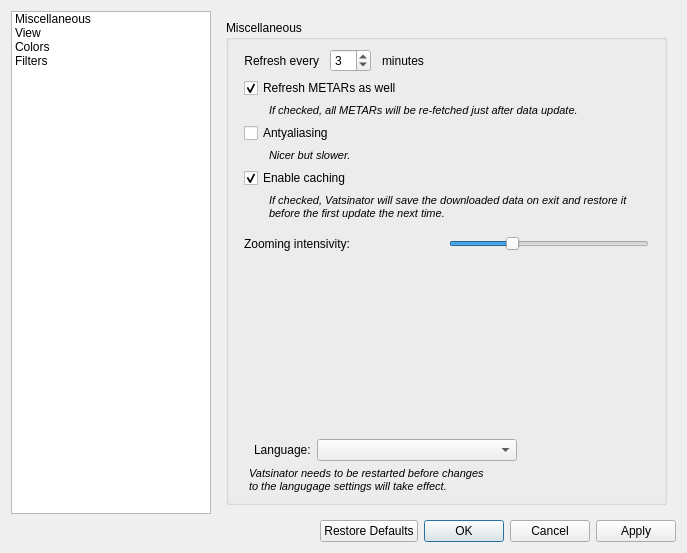
<?xml version="1.0" encoding="UTF-8"?>
<ui version="4.0">
 <class>SettingsWindow</class>
 <widget class="QWidget" name="SettingsWindow">
  <property name="geometry">
   <rect>
    <x>0</x>
    <y>0</y>
    <width>687</width>
    <height>534</height>
   </rect>
  </property>
  <property name="windowTitle">
   <string>Vatsinator settings</string>
  </property>
  <property name="windowIcon">
   <iconset resource="imgs.qrc">
    <normaloff>:/mainIcon/icon.png</normaloff>:/mainIcon/icon.png</iconset>
  </property>
  <layout class="QHBoxLayout" name="horizontalLayout">
   <item>
    <layout class="QGridLayout" name="gridLayout">
     <item row="0" column="1" colspan="2">
      <widget class="QStackedWidget" name="SwappingWidget">
       <property name="enabled">
        <bool>true</bool>
       </property>
       <property name="currentIndex">
        <number>0</number>
       </property>
       <widget class="QWidget" name="MiscellaneousPage">
        <layout class="QHBoxLayout" name="horizontalLayout_16">
         <item>
          <widget class="QGroupBox" name="MiscellaneousBox">
           <property name="sizePolicy">
            <sizepolicy hsizetype="MinimumExpanding" vsizetype="MinimumExpanding">
             <horstretch>0</horstretch>
             <verstretch>0</verstretch>
            </sizepolicy>
           </property>
           <property name="title">
            <string>Miscellaneous</string>
           </property>
           <property name="alignment">
            <set>Qt::AlignLeading|Qt::AlignLeft|Qt::AlignTop</set>
           </property>
           <layout class="QGridLayout" name="gridLayout_3">
            <property name="leftMargin">
             <number>15</number>
            </property>
            <property name="rightMargin">
             <number>15</number>
            </property>
            <item row="5" column="0">
             <widget class="QCheckBox" name="EnableCachingCheckBox">
              <property name="text">
               <string>Enable caching</string>
              </property>
              <property name="checked">
               <bool>true</bool>
              </property>
             </widget>
            </item>
            <item row="9" column="0">
             <spacer name="verticalSpacer">
              <property name="orientation">
               <enum>Qt::Vertical</enum>
              </property>
              <property name="sizeHint" stdset="0">
               <size>
                <width>20</width>
                <height>169</height>
               </size>
              </property>
             </spacer>
            </item>
            <item row="1" column="0">
             <widget class="QCheckBox" name="RefreshMetarsCheckBox">
              <property name="text">
               <string>Refresh METARs as well</string>
              </property>
              <property name="checked">
               <bool>true</bool>
              </property>
             </widget>
            </item>
            <item row="11" column="0">
             <widget class="QLabel" name="label_7">
              <property name="font">
               <font>
                <pointsize>8</pointsize>
                <italic>true</italic>
               </font>
              </property>
              <property name="text">
               <string>Vatsinator needs to be restarted before changes&lt;br&gt;to the langugage settings will take effect.</string>
              </property>
              <property name="indent">
               <number>5</number>
              </property>
             </widget>
            </item>
            <item row="10" column="0">
             <layout class="QHBoxLayout" name="horizontalLayout_3">
              <item>
               <widget class="QLabel" name="label_6">
                <property name="text">
                 <string>Language:</string>
                </property>
                <property name="indent">
                 <number>10</number>
                </property>
               </widget>
              </item>
              <item>
               <widget class="QComboBox" name="LanguageComboBox">
                <property name="minimumSize">
                 <size>
                  <width>200</width>
                  <height>0</height>
                 </size>
                </property>
               </widget>
              </item>
              <item>
               <spacer name="horizontalSpacer_4">
                <property name="orientation">
                 <enum>Qt::Horizontal</enum>
                </property>
                <property name="sizeHint" stdset="0">
                 <size>
                  <width>40</width>
                  <height>20</height>
                 </size>
                </property>
               </spacer>
              </item>
             </layout>
            </item>
            <item row="0" column="0">
             <layout class="QHBoxLayout" name="horizontalLayout_2">
              <item>
               <widget class="QLabel" name="label">
                <property name="text">
                 <string>Refresh every</string>
                </property>
                <property name="alignment">
                 <set>Qt::AlignRight|Qt::AlignTrailing|Qt::AlignVCenter</set>
                </property>
                <property name="indent">
                 <number>5</number>
                </property>
               </widget>
              </item>
              <item>
               <widget class="QSpinBox" name="RefreshRateBox">
                <property name="minimum">
                 <number>1</number>
                </property>
                <property name="maximum">
                 <number>60</number>
                </property>
                <property name="value">
                 <number>3</number>
                </property>
               </widget>
              </item>
              <item>
               <widget class="QLabel" name="label_2">
                <property name="text">
                 <string>minutes</string>
                </property>
                <property name="indent">
                 <number>5</number>
                </property>
               </widget>
              </item>
              <item>
               <spacer name="horizontalSpacer_3">
                <property name="orientation">
                 <enum>Qt::Horizontal</enum>
                </property>
                <property name="sizeHint" stdset="0">
                 <size>
                  <width>40</width>
                  <height>20</height>
                 </size>
                </property>
               </spacer>
              </item>
             </layout>
            </item>
            <item row="2" column="0">
             <widget class="QLabel" name="label_18">
              <property name="font">
               <font>
                <pointsize>8</pointsize>
                <italic>true</italic>
               </font>
              </property>
              <property name="text">
               <string>If checked, all METARs will be re-fetched just after data update.</string>
              </property>
              <property name="wordWrap">
               <bool>true</bool>
              </property>
              <property name="indent">
               <number>25</number>
              </property>
             </widget>
            </item>
            <item row="4" column="0">
             <widget class="QLabel" name="label_19">
              <property name="font">
               <font>
                <pointsize>8</pointsize>
                <italic>true</italic>
               </font>
              </property>
              <property name="text">
               <string>Nicer but slower.</string>
              </property>
              <property name="wordWrap">
               <bool>true</bool>
              </property>
              <property name="indent">
               <number>25</number>
              </property>
             </widget>
            </item>
            <item row="3" column="0">
             <widget class="QCheckBox" name="AntyaliasingCheckBox">
              <property name="text">
               <string>Antyaliasing</string>
              </property>
             </widget>
            </item>
            <item row="8" column="0">
             <layout class="QHBoxLayout" name="horizontalLayout_17">
              <item>
               <widget class="QLabel" name="label_21">
                <property name="text">
                 <string>Zooming intensivity:</string>
                </property>
               </widget>
              </item>
              <item>
               <widget class="QSlider" name="ZoomCoefficientSlider">
                <property name="sizePolicy">
                 <sizepolicy hsizetype="Fixed" vsizetype="Fixed">
                  <horstretch>0</horstretch>
                  <verstretch>0</verstretch>
                 </sizepolicy>
                </property>
                <property name="minimumSize">
                 <size>
                  <width>200</width>
                  <height>0</height>
                 </size>
                </property>
                <property name="maximumSize">
                 <size>
                  <width>200</width>
                  <height>16777215</height>
                 </size>
                </property>
                <property name="maximum">
                 <number>100</number>
                </property>
                <property name="value">
                 <number>30</number>
                </property>
                <property name="orientation">
                 <enum>Qt::Horizontal</enum>
                </property>
               </widget>
              </item>
             </layout>
            </item>
            <item row="6" column="0">
             <widget class="QLabel" name="label_20">
              <property name="font">
               <font>
                <pointsize>8</pointsize>
                <italic>true</italic>
               </font>
              </property>
              <property name="text">
               <string>If checked, Vatsinator will save the downloaded data on exit and restore it before the first update the next time.</string>
              </property>
              <property name="wordWrap">
               <bool>true</bool>
              </property>
              <property name="indent">
               <number>25</number>
              </property>
             </widget>
            </item>
            <item row="7" column="0">
             <spacer name="verticalSpacer_6">
              <property name="orientation">
               <enum>Qt::Vertical</enum>
              </property>
              <property name="sizeType">
               <enum>QSizePolicy::Fixed</enum>
              </property>
              <property name="sizeHint" stdset="0">
               <size>
                <width>20</width>
                <height>10</height>
               </size>
              </property>
             </spacer>
            </item>
           </layout>
          </widget>
         </item>
        </layout>
       </widget>
       <widget class="QWidget" name="ViewPage">
        <layout class="QHBoxLayout" name="horizontalLayout_15">
         <item>
          <widget class="QGroupBox" name="ViewBox">
           <property name="sizePolicy">
            <sizepolicy hsizetype="MinimumExpanding" vsizetype="MinimumExpanding">
             <horstretch>0</horstretch>
             <verstretch>0</verstretch>
            </sizepolicy>
           </property>
           <property name="title">
            <string>View</string>
           </property>
           <property name="alignment">
            <set>Qt::AlignLeading|Qt::AlignLeft|Qt::AlignTop</set>
           </property>
           <layout class="QGridLayout" name="gridLayout_4">
            <property name="leftMargin">
             <number>15</number>
            </property>
            <property name="rightMargin">
             <number>15</number>
            </property>
            <item row="0" column="1">
             <layout class="QVBoxLayout" name="verticalLayout_3">
              <item>
               <widget class="QLabel" name="label_4">
                <property name="text">
                 <string>Show pilot labels:</string>
                </property>
               </widget>
              </item>
              <item>
               <widget class="QCheckBox" name="ShowPilotsLabelsAlwaysCheckBox">
                <property name="text">
                 <string>Always</string>
                </property>
                <property name="checked">
                 <bool>true</bool>
                </property>
               </widget>
              </item>
              <item>
               <widget class="QCheckBox" name="ShowPilotsLabelsWhenHoveredCheckBox">
                <property name="text">
                 <string>When hovered</string>
                </property>
                <property name="checked">
                 <bool>true</bool>
                </property>
               </widget>
              </item>
              <item>
               <widget class="QCheckBox" name="ShowPilotsLabelsAirportRelatedCheckBox">
                <property name="text">
                 <string>Airport-related</string>
                </property>
                <property name="checked">
                 <bool>true</bool>
                </property>
               </widget>
              </item>
              <item>
               <spacer name="verticalSpacer_3">
                <property name="orientation">
                 <enum>Qt::Vertical</enum>
                </property>
                <property name="sizeHint" stdset="0">
                 <size>
                  <width>20</width>
                  <height>40</height>
                 </size>
                </property>
               </spacer>
              </item>
             </layout>
            </item>
            <item row="0" column="0">
             <layout class="QVBoxLayout" name="verticalLayout_2">
              <item>
               <widget class="QLabel" name="label_3">
                <property name="text">
                 <string>Display layers:</string>
                </property>
               </widget>
              </item>
              <item>
               <widget class="QCheckBox" name="PilotsCheckBox">
                <property name="text">
                 <string>Pilots</string>
                </property>
                <property name="checked">
                 <bool>true</bool>
                </property>
               </widget>
              </item>
              <item>
               <widget class="QCheckBox" name="AirportsCheckBox">
                <property name="text">
                 <string>Airports</string>
                </property>
                <property name="checked">
                 <bool>true</bool>
                </property>
               </widget>
              </item>
              <item>
               <widget class="QCheckBox" name="StaffedFirsCheckBox">
                <property name="text">
                 <string>Staffed FIRs</string>
                </property>
                <property name="checked">
                 <bool>true</bool>
                </property>
               </widget>
              </item>
              <item>
               <widget class="QCheckBox" name="UnstaffedFirsCheckBox">
                <property name="text">
                 <string>Unstaffed FIRs</string>
                </property>
                <property name="checked">
                 <bool>true</bool>
                </property>
               </widget>
              </item>
              <item>
               <widget class="QCheckBox" name="InactiveAirportsCheckBox">
                <property name="text">
                 <string>Inactive airports</string>
                </property>
               </widget>
              </item>
              <item>
               <spacer name="verticalSpacer_2">
                <property name="orientation">
                 <enum>Qt::Vertical</enum>
                </property>
                <property name="sizeHint" stdset="0">
                 <size>
                  <width>20</width>
                  <height>40</height>
                 </size>
                </property>
               </spacer>
              </item>
             </layout>
            </item>
            <item row="1" column="0">
             <layout class="QVBoxLayout" name="verticalLayout_4">
              <item>
               <widget class="QLabel" name="label_5">
                <property name="text">
                 <string>Show airport labels:</string>
                </property>
               </widget>
              </item>
              <item>
               <widget class="QRadioButton" name="AlwaysRadioButton">
                <property name="text">
                 <string>Always</string>
                </property>
                <property name="checked">
                 <bool>true</bool>
                </property>
               </widget>
              </item>
              <item>
               <widget class="QRadioButton" name="NeverRadioButton">
                <property name="text">
                 <string>Never</string>
                </property>
               </widget>
              </item>
              <item>
               <spacer name="verticalSpacer_4">
                <property name="orientation">
                 <enum>Qt::Vertical</enum>
                </property>
                <property name="sizeHint" stdset="0">
                 <size>
                  <width>20</width>
                  <height>40</height>
                 </size>
                </property>
               </spacer>
              </item>
             </layout>
            </item>
           </layout>
          </widget>
         </item>
        </layout>
       </widget>
       <widget class="QWidget" name="ColorsPage">
        <layout class="QHBoxLayout" name="horizontalLayout_14">
         <item>
          <widget class="QGroupBox" name="ColorsBox">
           <property name="sizePolicy">
            <sizepolicy hsizetype="MinimumExpanding" vsizetype="MinimumExpanding">
             <horstretch>0</horstretch>
             <verstretch>0</verstretch>
            </sizepolicy>
           </property>
           <property name="title">
            <string>Colors</string>
           </property>
           <property name="alignment">
            <set>Qt::AlignLeading|Qt::AlignLeft|Qt::AlignTop</set>
           </property>
           <layout class="QGridLayout" name="gridLayout_5">
            <property name="leftMargin">
             <number>15</number>
            </property>
            <property name="rightMargin">
             <number>15</number>
            </property>
            <item row="0" column="0">
             <layout class="QVBoxLayout" name="verticalLayout_5">
              <item>
               <layout class="QHBoxLayout" name="horizontalLayout_4">
                <item>
                 <widget class="QLabel" name="label_8">
                  <property name="text">
                   <string>Unstaffed FIR borders color:</string>
                  </property>
                 </widget>
                </item>
                <item>
                 <widget class="ColorButton" name="UnstaffedFirColorButton">
                  <property name="minimumSize">
                   <size>
                    <width>80</width>
                    <height>0</height>
                   </size>
                  </property>
                  <property name="maximumSize">
                   <size>
                    <width>80</width>
                    <height>16777215</height>
                   </size>
                  </property>
                  <property name="text">
                   <string/>
                  </property>
                 </widget>
                </item>
               </layout>
              </item>
              <item>
               <layout class="QHBoxLayout" name="horizontalLayout_5">
                <item>
                 <widget class="QLabel" name="label_9">
                  <property name="text">
                   <string>Staffed FIR background color:</string>
                  </property>
                 </widget>
                </item>
                <item>
                 <widget class="ColorButton" name="StaffedFirColorButton">
                  <property name="minimumSize">
                   <size>
                    <width>80</width>
                    <height>0</height>
                   </size>
                  </property>
                  <property name="maximumSize">
                   <size>
                    <width>80</width>
                    <height>16777215</height>
                   </size>
                  </property>
                  <property name="text">
                   <string/>
                  </property>
                 </widget>
                </item>
               </layout>
              </item>
              <item>
               <layout class="QHBoxLayout" name="horizontalLayout_6">
                <item>
                 <spacer name="horizontalSpacer_6">
                  <property name="orientation">
                   <enum>Qt::Horizontal</enum>
                  </property>
                  <property name="sizeType">
                   <enum>QSizePolicy::Fixed</enum>
                  </property>
                  <property name="sizeHint" stdset="0">
                   <size>
                    <width>40</width>
                    <height>20</height>
                   </size>
                  </property>
                 </spacer>
                </item>
                <item>
                 <widget class="QLabel" name="label_10">
                  <property name="text">
                   <string>Alpha channel:</string>
                  </property>
                 </widget>
                </item>
                <item>
                 <widget class="QSpinBox" name="StaffedFirColorAlphaBox">
                  <property name="minimumSize">
                   <size>
                    <width>80</width>
                    <height>0</height>
                   </size>
                  </property>
                  <property name="maximumSize">
                   <size>
                    <width>80</width>
                    <height>16777215</height>
                   </size>
                  </property>
                  <property name="maximum">
                   <number>255</number>
                  </property>
                  <property name="value">
                   <number>30</number>
                  </property>
                 </widget>
                </item>
               </layout>
              </item>
              <item>
               <layout class="QHBoxLayout" name="horizontalLayout_7">
                <item>
                 <widget class="QLabel" name="label_11">
                  <property name="text">
                   <string>Staffed UIR background color:</string>
                  </property>
                 </widget>
                </item>
                <item>
                 <widget class="ColorButton" name="StaffedUirColorButton">
                  <property name="minimumSize">
                   <size>
                    <width>80</width>
                    <height>0</height>
                   </size>
                  </property>
                  <property name="maximumSize">
                   <size>
                    <width>80</width>
                    <height>16777215</height>
                   </size>
                  </property>
                  <property name="text">
                   <string/>
                  </property>
                 </widget>
                </item>
               </layout>
              </item>
              <item>
               <layout class="QHBoxLayout" name="horizontalLayout_8">
                <item>
                 <spacer name="horizontalSpacer_7">
                  <property name="orientation">
                   <enum>Qt::Horizontal</enum>
                  </property>
                  <property name="sizeType">
                   <enum>QSizePolicy::Fixed</enum>
                  </property>
                  <property name="sizeHint" stdset="0">
                   <size>
                    <width>40</width>
                    <height>20</height>
                   </size>
                  </property>
                 </spacer>
                </item>
                <item>
                 <widget class="QLabel" name="label_12">
                  <property name="text">
                   <string>Alpha channel:</string>
                  </property>
                 </widget>
                </item>
                <item>
                 <widget class="QSpinBox" name="StaffedUirColorAlphaBox">
                  <property name="minimumSize">
                   <size>
                    <width>80</width>
                    <height>0</height>
                   </size>
                  </property>
                  <property name="maximumSize">
                   <size>
                    <width>80</width>
                    <height>16777215</height>
                   </size>
                  </property>
                  <property name="maximum">
                   <number>255</number>
                  </property>
                  <property name="value">
                   <number>30</number>
                  </property>
                 </widget>
                </item>
               </layout>
              </item>
              <item>
               <layout class="QHBoxLayout" name="horizontalLayout_9">
                <item>
                 <widget class="QLabel" name="label_13">
                  <property name="text">
                   <string>Approach circle color:</string>
                  </property>
                 </widget>
                </item>
                <item>
                 <widget class="ColorButton" name="ApproachCircleColorButton">
                  <property name="minimumSize">
                   <size>
                    <width>80</width>
                    <height>0</height>
                   </size>
                  </property>
                  <property name="maximumSize">
                   <size>
                    <width>80</width>
                    <height>16777215</height>
                   </size>
                  </property>
                  <property name="text">
                   <string/>
                  </property>
                 </widget>
                </item>
               </layout>
              </item>
              <item>
               <layout class="QHBoxLayout" name="horizontalLayout_10">
                <item>
                 <widget class="QLabel" name="label_14">
                  <property name="text">
                   <string>Seas color:</string>
                  </property>
                 </widget>
                </item>
                <item>
                 <widget class="ColorButton" name="SeasColorButton">
                  <property name="minimumSize">
                   <size>
                    <width>80</width>
                    <height>0</height>
                   </size>
                  </property>
                  <property name="maximumSize">
                   <size>
                    <width>80</width>
                    <height>16777215</height>
                   </size>
                  </property>
                  <property name="text">
                   <string/>
                  </property>
                 </widget>
                </item>
               </layout>
              </item>
              <item>
               <layout class="QHBoxLayout" name="horizontalLayout_11">
                <item>
                 <widget class="QLabel" name="label_15">
                  <property name="text">
                   <string>Lands color:</string>
                  </property>
                 </widget>
                </item>
                <item>
                 <widget class="ColorButton" name="LandsColorButton">
                  <property name="minimumSize">
                   <size>
                    <width>80</width>
                    <height>0</height>
                   </size>
                  </property>
                  <property name="maximumSize">
                   <size>
                    <width>80</width>
                    <height>16777215</height>
                   </size>
                  </property>
                  <property name="text">
                   <string/>
                  </property>
                 </widget>
                </item>
               </layout>
              </item>
              <item>
               <layout class="QHBoxLayout" name="horizontalLayout_12">
                <item>
                 <widget class="QLabel" name="label_16">
                  <property name="text">
                   <string>Origin-to-pilot line color:</string>
                  </property>
                 </widget>
                </item>
                <item>
                 <widget class="ColorButton" name="OriginToPilotLineColorButton">
                  <property name="minimumSize">
                   <size>
                    <width>80</width>
                    <height>0</height>
                   </size>
                  </property>
                  <property name="maximumSize">
                   <size>
                    <width>80</width>
                    <height>16777215</height>
                   </size>
                  </property>
                  <property name="text">
                   <string/>
                  </property>
                 </widget>
                </item>
               </layout>
              </item>
              <item>
               <layout class="QHBoxLayout" name="horizontalLayout_13">
                <item>
                 <widget class="QLabel" name="label_17">
                  <property name="text">
                   <string>Pilot-to-destination line color:</string>
                  </property>
                 </widget>
                </item>
                <item>
                 <widget class="ColorButton" name="PilotToDestinationLineColorButton">
                  <property name="minimumSize">
                   <size>
                    <width>80</width>
                    <height>0</height>
                   </size>
                  </property>
                  <property name="maximumSize">
                   <size>
                    <width>80</width>
                    <height>16777215</height>
                   </size>
                  </property>
                  <property name="text">
                   <string/>
                  </property>
                 </widget>
                </item>
               </layout>
              </item>
             </layout>
            </item>
            <item row="1" column="0">
             <spacer name="verticalSpacer_5">
              <property name="orientation">
               <enum>Qt::Vertical</enum>
              </property>
              <property name="sizeHint" stdset="0">
               <size>
                <width>20</width>
                <height>40</height>
               </size>
              </property>
             </spacer>
            </item>
           </layout>
          </widget>
         </item>
        </layout>
       </widget>
       <widget class="QWidget" name="FiltersPage">
        <layout class="QVBoxLayout" name="verticalLayout">
         <item>
          <widget class="QGroupBox" name="FiltersBox">
           <property name="title">
            <string>Filters</string>
           </property>
          </widget>
         </item>
        </layout>
       </widget>
      </widget>
     </item>
     <item row="0" column="0">
      <widget class="QListWidget" name="CategoryList">
       <property name="sizePolicy">
        <sizepolicy hsizetype="Fixed" vsizetype="Expanding">
         <horstretch>0</horstretch>
         <verstretch>0</verstretch>
        </sizepolicy>
       </property>
       <property name="minimumSize">
        <size>
         <width>200</width>
         <height>0</height>
        </size>
       </property>
       <property name="maximumSize">
        <size>
         <width>200</width>
         <height>16777215</height>
        </size>
       </property>
       <property name="styleSheet">
        <string notr="true">background: #fff url(:/settings/preferences-background.png) no-repeat left bottom;</string>
       </property>
       <property name="editTriggers">
        <set>QAbstractItemView::DoubleClicked</set>
       </property>
       <property name="tabKeyNavigation">
        <bool>true</bool>
       </property>
       <property name="showDropIndicator" stdset="0">
        <bool>false</bool>
       </property>
       <property name="iconSize">
        <size>
         <width>35</width>
         <height>35</height>
        </size>
       </property>
       <property name="spacing">
        <number>2</number>
       </property>
       <property name="currentRow">
        <number>-1</number>
       </property>
       <item>
        <property name="text">
         <string>Miscellaneous</string>
        </property>
        <property name="icon">
         <iconset resource="imgs.qrc">
          <normaloff>:/settings/preferences-miscellaneous.png</normaloff>:/settings/preferences-miscellaneous.png</iconset>
        </property>
        <property name="flags">
         <set>ItemIsSelectable|ItemIsEnabled</set>
        </property>
       </item>
       <item>
        <property name="text">
         <string>View</string>
        </property>
        <property name="icon">
         <iconset resource="imgs.qrc">
          <normaloff>:/settings/preferences-view.png</normaloff>:/settings/preferences-view.png</iconset>
        </property>
       </item>
       <item>
        <property name="text">
         <string>Colors</string>
        </property>
        <property name="icon">
         <iconset resource="imgs.qrc">
          <normaloff>:/settings/preferences-colors.png</normaloff>:/settings/preferences-colors.png</iconset>
        </property>
       </item>
       <item>
        <property name="text">
         <string>Filters</string>
        </property>
        <property name="icon">
         <iconset resource="imgs.qrc">
          <normaloff>:/settings/preferences-filters.png</normaloff>:/settings/preferences-filters.png</iconset>
        </property>
       </item>
      </widget>
     </item>
     <item row="1" column="1">
      <spacer name="horizontalSpacer_2">
       <property name="orientation">
        <enum>Qt::Horizontal</enum>
       </property>
       <property name="sizeHint" stdset="0">
        <size>
         <width>40</width>
         <height>20</height>
        </size>
       </property>
      </spacer>
     </item>
     <item row="1" column="2">
      <widget class="QDialogButtonBox" name="OKCancelButtonBox">
       <property name="standardButtons">
        <set>QDialogButtonBox::Apply|QDialogButtonBox::Cancel|QDialogButtonBox::Ok|QDialogButtonBox::RestoreDefaults</set>
       </property>
      </widget>
     </item>
     <item row="1" column="0">
      <spacer name="horizontalSpacer">
       <property name="orientation">
        <enum>Qt::Horizontal</enum>
       </property>
       <property name="sizeHint" stdset="0">
        <size>
         <width>40</width>
         <height>20</height>
        </size>
       </property>
      </spacer>
     </item>
    </layout>
   </item>
  </layout>
 </widget>
 <customwidgets>
  <customwidget>
   <class>ColorButton</class>
   <extends>QPushButton</extends>
   <header>ui/buttons/colorbutton.h</header>
  </customwidget>
 </customwidgets>
 <resources>
  <include location="imgs.qrc"/>
 </resources>
 <connections>
  <connection>
   <sender>CategoryList</sender>
   <signal>currentRowChanged(int)</signal>
   <receiver>SwappingWidget</receiver>
   <slot>setCurrentIndex(int)</slot>
   <hints>
    <hint type="sourcelabel">
     <x>104</x>
     <y>193</y>
    </hint>
    <hint type="destinationlabel">
     <x>445</x>
     <y>193</y>
    </hint>
   </hints>
  </connection>
  <connection>
   <sender>OKCancelButtonBox</sender>
   <signal>rejected()</signal>
   <receiver>SettingsWindow</receiver>
   <slot>close()</slot>
   <hints>
    <hint type="sourcelabel">
     <x>478</x>
     <y>399</y>
    </hint>
    <hint type="destinationlabel">
     <x>343</x>
     <y>208</y>
    </hint>
   </hints>
  </connection>
 </connections>
</ui>
